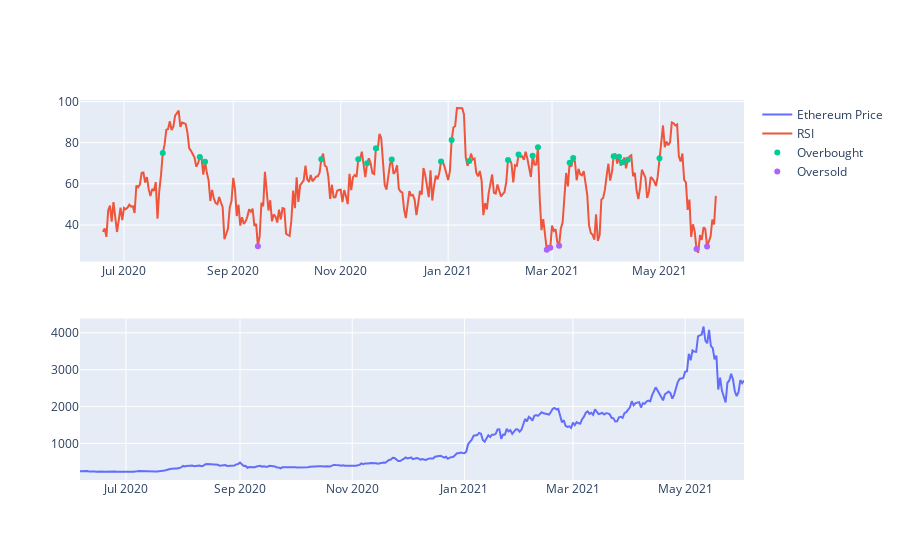

Write notebook code for a chart like this one.
### Code cell
from plotly.subplots import make_subplots
import plotly.graph_objects as go

fig = make_subplots(rows=2, cols=1, start_cell="bottom-left",row_heights=[5,5], column_widths=[2])

fig.add_trace(go.Scatter(x=df_clean_as['date'], y= df_clean_as['close'], mode='lines', name='Ethereum Price'), row=1, col=1)

fig.add_trace(go.Scatter(x=df_clean_as['date'], y=df_clean_as['RSI'], mode='lines', name='RSI'), row=2, col=1)

fig.add_trace(go.Scatter(x=df_clean_as[df_clean_as['sell_points'] == 1][-25:].index,
                         y=df_clean_as[df_clean_as['sell_points'] == 1]['RSI'][-25:],
                         mode='markers', name='Overbought'),
             row=2, col=1)
fig.add_trace(go.Scatter(x=df_clean_as[df_clean_as['buy_points'] == 1][-10:].index,
                         y=df_clean_as[df_clean_as['buy_points'] == 1]['RSI'][-10:],
                         mode='markers', name='Oversold'),
             row=2, col=1)

### Figure 1 — Plotly figure (JSON) as saved in the notebook; plotly's stock layout.template omitted (floating-point values rounded to 4 significant figures; data arrays with more than 128 entries replaced by an {"elided": "..."} marker saying what was removed)
{"data": [{"mode": "lines", "name": "Ethereum Price", "type": "scatter", "x": {"elided": "362 str values"}, "xaxis": "x", "y": {"elided": "362 float values"}, "yaxis": "y"}, {"mode": "lines", "name": "RSI", "type": "scatter", "x": {"elided": "362 str values"}, "xaxis": "x2", "y": {"elided": "362 float values"}, "yaxis": "y2"}, {"mode": "markers", "name": "Overbought", "type": "scatter", "x": ["2020-07-23T00:00:00", "2020-08-13T00:00:00", "2020-08-16T00:00:00", "2020-10-21T00:00:00", "2020-11-11T00:00:00", "2020-11-16T00:00:00", "2020-11-21T00:00:00", "2020-11-30T00:00:00", "2020-12-28T00:00:00", "2021-01-03T00:00:00", "2021-01-13T00:00:00", "2021-02-04T00:00:00", "2021-02-10T00:00:00", "2021-02-18T00:00:00", "2021-02-21T00:00:00", "2021-03-11T00:00:00", "2021-03-13T00:00:00", "2021-04-05T00:00:00", "2021-04-08T00:00:00", "2021-04-10T00:00:00", "2021-04-13T00:00:00", "2021-05-01T00:00:00"], "xaxis": "x2", "y": [74.97, 73.06, 70.74, 71.91, 71.96, 70.03, 77.34, 71.86, 70.89, 81.29, 71.07, 71.63, 74.19, 73.58, 77.81, 70.26, 72.61, 73.34, 73.1, 70.42, 71.64, 72.39], "yaxis": "y2"}, {"mode": "markers", "name": "Oversold", "type": "scatter", "x": ["2020-09-15T00:00:00", "2021-02-26T00:00:00", "2021-02-28T00:00:00", "2021-03-05T00:00:00", "2021-05-22T00:00:00", "2021-05-28T00:00:00"], "xaxis": "x2", "y": [29.68, 27.99, 28.92, 29.93, 28.34, 29.57], "yaxis": "y2"}], "layout": {"xaxis": {"anchor": "y", "domain": [0, 1]}, "xaxis2": {"anchor": "y2", "domain": [0, 1]}, "yaxis": {"anchor": "x", "domain": [0, 0.425]}, "yaxis2": {"anchor": "x2", "domain": [0.575, 1]}}}
